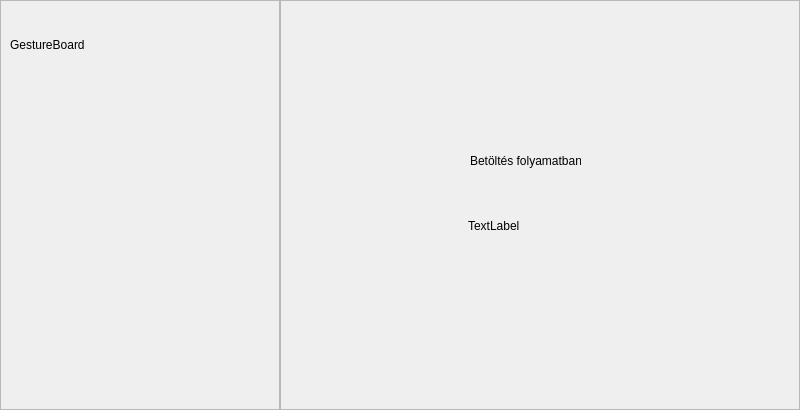
<?xml version="1.0" encoding="UTF-8"?>
<ui version="4.0">
 <class>Form</class>
 <widget class="QWidget" name="Form">
  <property name="geometry">
   <rect>
    <x>0</x>
    <y>0</y>
    <width>800</width>
    <height>410</height>
   </rect>
  </property>
  <property name="windowTitle">
   <string>Form</string>
  </property>
  <widget class="QFrame" name="frameBlue">
   <property name="geometry">
    <rect>
     <x>0</x>
     <y>0</y>
     <width>280</width>
     <height>410</height>
    </rect>
   </property>
   <property name="frameShape">
    <enum>QFrame::Shape::StyledPanel</enum>
   </property>
   <property name="frameShadow">
    <enum>QFrame::Shadow::Raised</enum>
   </property>
   <widget class="QLabel" name="lblTitle">
    <property name="geometry">
     <rect>
      <x>10</x>
      <y>20</y>
      <width>240</width>
      <height>50</height>
     </rect>
    </property>
    <property name="text">
     <string>GestureBoard</string>
    </property>
   </widget>
  </widget>
  <widget class="QLabel" name="lblLoading">
   <property name="geometry">
    <rect>
     <x>470</x>
     <y>150</y>
     <width>111</width>
     <height>21</height>
    </rect>
   </property>
   <property name="text">
    <string>Betöltés folyamatban</string>
   </property>
  </widget>
  <widget class="QFrame" name="frameButtons">
   <property name="geometry">
    <rect>
     <x>280</x>
     <y>0</y>
     <width>520</width>
     <height>410</height>
    </rect>
   </property>
   <property name="frameShape">
    <enum>QFrame::Shape::StyledPanel</enum>
   </property>
   <property name="frameShadow">
    <enum>QFrame::Shadow::Raised</enum>
   </property>
   <widget class="QLabel" name="lblLoadingSpinner">
    <property name="geometry">
     <rect>
      <x>188</x>
      <y>190</y>
      <width>141</width>
      <height>71</height>
     </rect>
    </property>
    <property name="text">
     <string>TextLabel</string>
    </property>
   </widget>
  </widget>
 </widget>
 <resources/>
 <connections/>
</ui>
